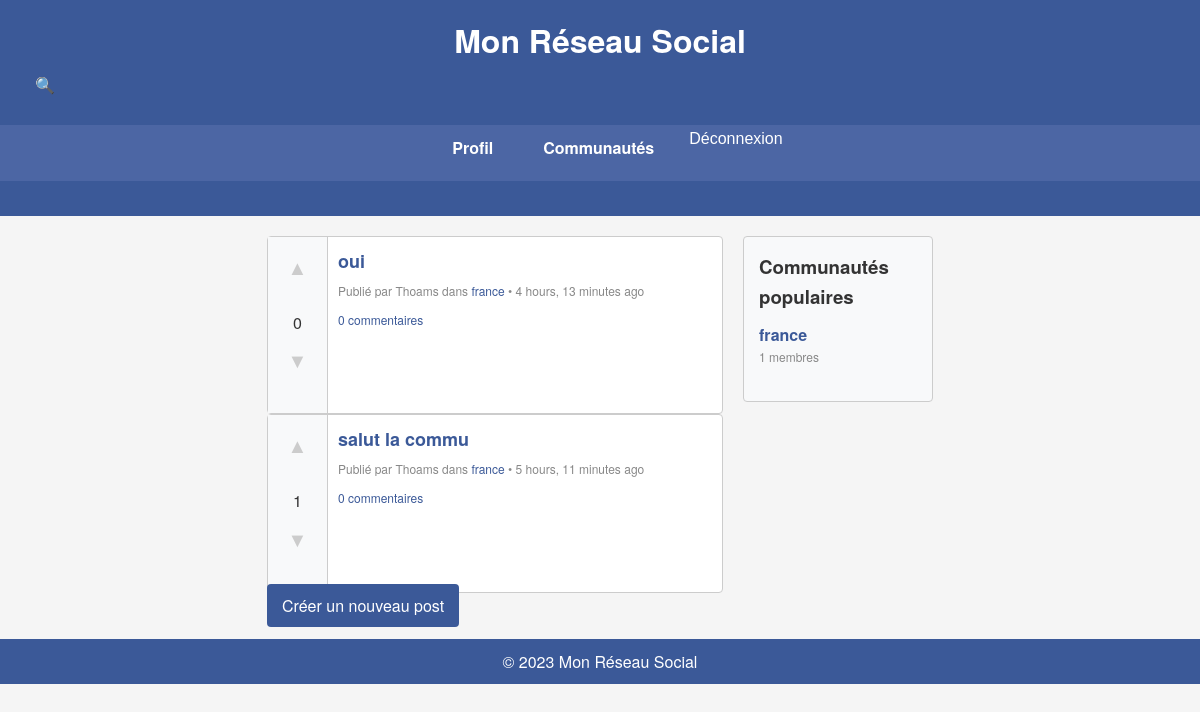
Page / (signed in) on the earlier database version.
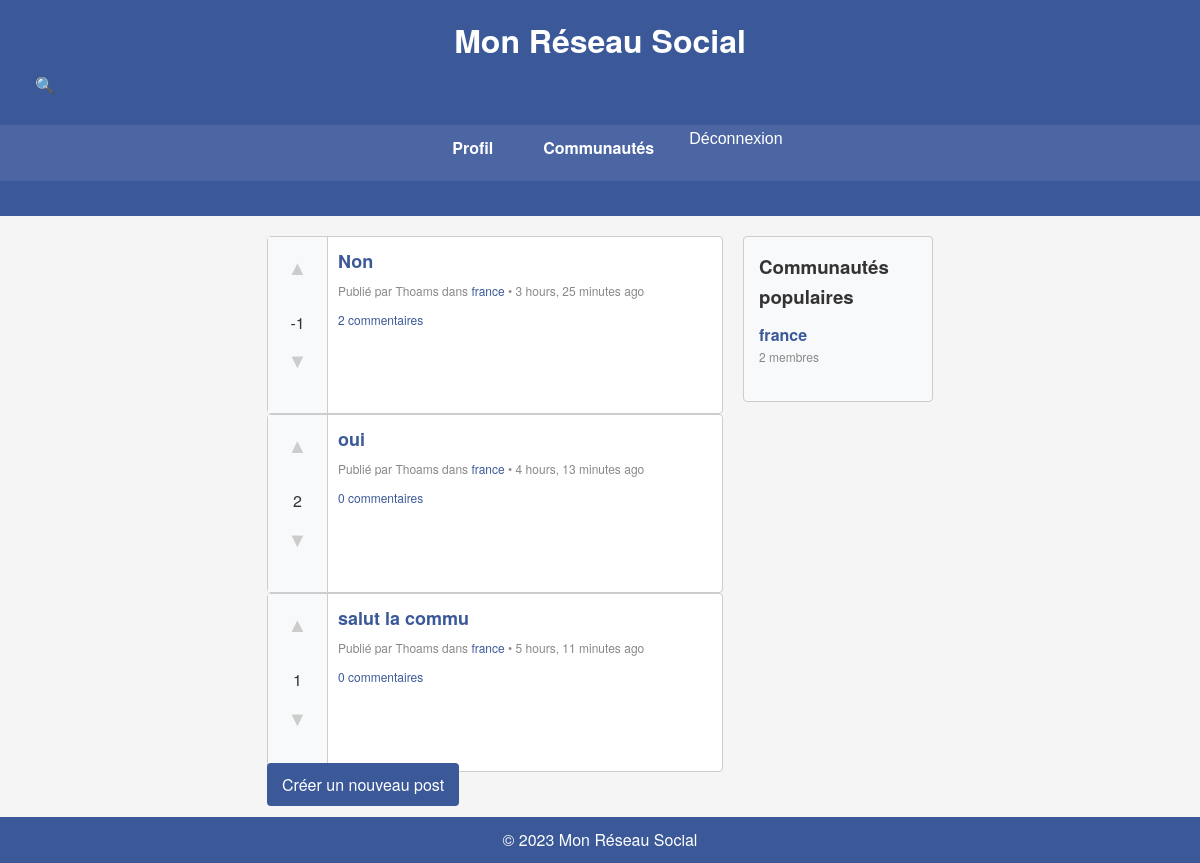
Same page on the later database version.
### posts/models.py (models this page shows, shortened)
class Post(models.Model):
    title = models.CharField(max_length=255)
    content = models.TextField()
    image = models.ImageField(upload_to='post_images/', blank=True, null=True)
    created_at = models.DateTimeField(auto_now_add=True)
    updated_at = models.DateTimeField(auto_now=True)
    author = models.ForeignKey(settings.AUTH_USER_MODEL, on_delete=models.CASCADE, related_name='posts')
    community = models.ForeignKey(Community, on_delete=models.CASCADE, related_name='posts')
    upvotes = models.ManyToManyField(settings.AUTH_USER_MODEL, related_name='upvoted_posts', blank=True)
    downvotes = models.ManyToManyField(settings.AUTH_USER_MODEL, related_name='downvoted_posts', blank=True)
    @property
    def score(self):
        return self.upvotes.count() - self.downvotes.count()

### accounts/models.py (models this page shows, shortened)
class User(AbstractUser):
    email = models.EmailField(unique=True)
    profile_picture = models.ImageField(upload_to='profile_pictures/', blank=True, null=True)
    communities_joined = models.ManyToManyField('communities.Community', related_name='members')
    USERNAME_FIELD = 'email'
    REQUIRED_FIELDS = ['username']

### communities/models.py (models this page shows, shortened)
class Community(models.Model):
    name = models.CharField(max_length=100, unique=True)
    description = models.TextField()
    creator = models.ForeignKey(settings.AUTH_USER_MODEL, on_delete=models.CASCADE, related_name='communities_created')
    created_at = models.DateTimeField(auto_now_add=True)

### core/views.py (the view)
# urls.py: path('', FeedView.as_view(), name='home'),
class FeedView(TemplateView):
    template_name = 'core/feed.html'
    def get_context_data(self, **kwargs):
        context = super().get_context_data(**kwargs)
        if self.request.user.is_authenticated:
            communities = self.request.user.communities_joined.all()
            posts = Post.objects.filter(community__in=communities).order_by('-created_at')
            context['posts'] = posts
        else:
            context['posts'] = None
        popular_communities = Community.objects.annotate(num_members=Count('members')).order_by('-num_members')[:5]
        context['popular_communities'] = popular_communities
        return context

### posts/urls.py (called while the page is built)
    def to_url(self, value):
        return str(value)

### core/templates/core/feed.html (shortened to what this page needs)
{% extends 'base.html' %}
{% block content %}
<div class="feed-container">
    <div class="main-content">
        {% if user.is_authenticated %}
            {% if posts %}
                {% for post in posts %}
                    <div class="post">
                        <div class="votes">
                            <form method="post" action="{% url 'vote' post_id=post.pk vote_type=1 %}">
                                <button type="submit" class="vote-button upvote">&#9650;</button>
                            </form>
                            <div class="score">{{ post.score }}</div>
                            <form method="post" action="{% url 'vote' post_id=post.pk vote_type=-1 %}">
                                <button type="submit" class="vote-button downvote">&#9660;</button>
                            </form>
                        </div>
                        <div class="post-content">
                            <div class="post-title">
                                <a href="{% url 'post_detail' pk=post.pk %}">{{ post.title }}</a>
                            </div>
                            <div class="post-details">
                                Publié par {{ post.author.username }} dans <a href="{% url 'community_detail' pk=post.community.pk %}">{{ post.community.name }}</a> • {{ post.created_at|timesince }} ago
                            </div>
                            <div class="post-actions">
                                <a href="{% url 'post_detail' pk=post.pk %}">{{ post.comments.count }} commentaires</a>
                            </div>
                        </div>
                    </div>
                {% endfor %}
            {% else %}
                <p>Aucun post à afficher. Rejoignez des communautés pour voir les posts correspondants.</p>
            {% endif %}
            <a href="{% url 'create_post' %}" class="button">Créer un nouveau post</a>
        {% else %}
            <h2>Bienvenue sur Mon Réseau Social</h2>
            <p>C'est le meilleur endroit pour partager et discuter avec les autres !</p>
            <p><a href="{% url 'signup' %}">Inscrivez-vous</a> ou <a href="{% url 'login' %}">connectez-vous</a> pour commencer.</p>
        {% endif %}
    </div>
    <div class="sidebar">
        <h3>Communautés populaires</h3>
        <ul class="popular-communities">
            {% for community in popular_communities %}
                <li>
                    <a href="{% url 'community_detail' pk=community.pk %}">{{ community.name }}</a>
                    <span>{{ community.members.count }} membres</span>
                </li>
            {% endfor %}
        </ul>
    </div>
</div>
{% endblock %}

### templates/base.html (shortened to what this page needs)
{% load static %}
<!DOCTYPE html>
<html lang="fr">
<head>
    <link rel="stylesheet" href="{% static 'css/styles.css' %}">
</head>
<body>
    <header>
        <h1><a href="{% url 'home' %}">Mon Réseau Social</a></h1>
        <div class="search-bar">
            <form method="get" action="{% url 'search_results' %}">
                <button type="submit">🔍</button>
            </form>
        </div>
        <nav>
            <ul>
                {% if user.is_authenticated %}
                    <li><a href="{% url 'profile' %}">Profil</a></li>
                    <li><a href="{% url 'community_list' %}">Communautés</a></li>
                    <li>
                        <form method="post" action="{% url 'logout' %}" style="display: inline;">
                            <button type="submit" class="logout-button">Déconnexion</button>
                        </form>
                    </li>
                {% else %}
                    <li><a href="{% url 'login' %}">Connexion</a></li>
                    <li><a href="{% url 'signup' %}">Inscription</a></li>
                {% endif %}
            </ul>
        </nav>
    </header>
    <main>
        {% block content %}{% endblock %}
    </main>
    <footer>
        <p>&copy; 2023 Mon Réseau Social</p>
    </footer>
</body>
</html>

### static/css/styles.css (style rules this page uses)
* { margin: 0; padding: 0; box-sizing: border-box; }
body { font-family: 'Helvetica Neue', Arial, sans-serif; background-color: #f5f5f5; color: #333; line-height: 1.6; }
header { background-color: #3b5998; color: #fff; padding: 15px 0; position: sticky; top: 0; z-index: 1000; }
header h1 { margin: 0; text-align: center; }
header h1 a { color: #fff; text-decoration: none; }
nav { background-color: #4c66a4; }
nav ul { list-style-type: none; display: flex; justify-content: center; flex-wrap: wrap; }
nav li { margin: 0 10px; }
nav li a { display: block; color: #fff; padding: 10px 15px; text-decoration: none; font-weight: bold; }
main { padding: 20px; max-width: 800px; margin: 0 auto; }
footer { background-color: #3b5998; color: #fff; text-align: center; padding: 10px 0; position: relative; bottom: 0; width: 100%; }
h3, h4 { color: #333; margin-bottom: 10px; }
.post { display: flex; background-color: #fff; margin-bottom: 15px; border: 1px solid #ccc; border-radius: 4px; margin: 0 auto; width: 100%; }
.post .votes { width: 60px; text-align: center; background-color: #f8f9fa; border-right: 1px solid #ccc; padding: 10px 0; }
.vote-button { background: none; border: none; font-size: 20px; cursor: pointer; color: #ccc; }
.score { font-size: 16px; margin: 5px 0; }
.post .post-content { flex: 1; padding: 10px; }
.post-title { font-size: 18px; font-weight: bold; margin-bottom: 5px; }
.post-details { font-size: 12px; color: #888; margin-bottom: 10px; }
.post-actions { font-size: 12px; color: #888; }
.post-actions a { color: #888; text-decoration: none; }
.post a { color: #3b5998; text-decoration: none; }
button, .button { background-color: #3b5998; color: #fff; border: none; padding: 10px 15px; cursor: pointer; border-radius: 4px; text-decoration: none; font-size: 1em; }
form { margin-bottom: 20px; }
form button { width: auto; }
ul { list-style-type: disc; padding-left: 20px; margin-bottom: 20px; }
ul li { margin-bottom: 10px; }
a { color: #3b5998; text-decoration: none; }
.search-bar { display: inline-block; vertical-align: middle; margin-left: 20px; }
.search-bar button { background: none; border: none; cursor: pointer; font-size: 16px; }
.feed-container { display: flex; justify-content: center; }
.main-content { flex: 0 0 60%; margin-right: 20px; }
.sidebar { flex: 0 0 25%; background-color: #f8f9fa; padding: 15px; border: 1px solid #ccc; border-radius: 4px; }
.main-content, .sidebar { align-self: flex-start; }
.popular-communities { list-style-type: none; padding: 0; }
.popular-communities li { margin-bottom: 10px; }
.popular-communities li a { font-weight: bold; color: #3b5998; text-decoration: none; }
.popular-communities li span { display: block; font-size: 12px; color: #888; }
nav ul li form { display: inline; margin: 0; padding: 0; }
nav ul li form button.logout-button { background: none; border: none; color: #fff; cursor: pointer; font-size: 1em; padding: 0; text-decoration: none; }

Differences in the rows shown:
added Post: score "-1", title "Non", author.username "Thoams", community.name "france", created_at "3 hours, 25 minutes", comments.count "2"
computed for Post "oui": score "0" → "2"
computed for Community "france": members.count "1" → "2"
